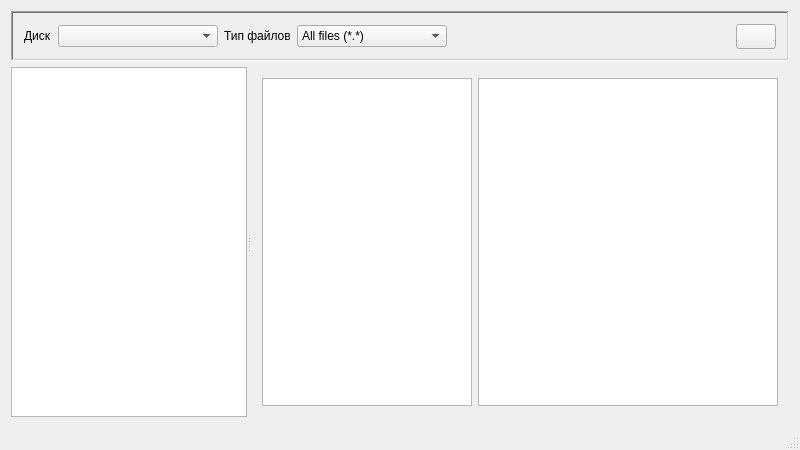
<?xml version="1.0" encoding="UTF-8"?>
<ui version="4.0">
 <class>MainWindow</class>
 <widget class="QMainWindow" name="MainWindow">
  <property name="geometry">
   <rect>
    <x>0</x>
    <y>0</y>
    <width>800</width>
    <height>450</height>
   </rect>
  </property>
  <property name="sizePolicy">
   <sizepolicy hsizetype="Fixed" vsizetype="Fixed">
    <horstretch>0</horstretch>
    <verstretch>0</verstretch>
   </sizepolicy>
  </property>
  <property name="minimumSize">
   <size>
    <width>800</width>
    <height>450</height>
   </size>
  </property>
  <property name="windowTitle">
   <string>FileExplorer</string>
  </property>
  <widget class="QWidget" name="centralWidget">
   <layout class="QGridLayout" name="gridLayout_3">
    <item row="0" column="0" rowspan="2" colspan="2">
     <layout class="QVBoxLayout" name="verticalLayout">
      <item>
       <widget class="QFrame" name="frame">
        <property name="sizePolicy">
         <sizepolicy hsizetype="MinimumExpanding" vsizetype="Minimum">
          <horstretch>0</horstretch>
          <verstretch>0</verstretch>
         </sizepolicy>
        </property>
        <property name="maximumSize">
         <size>
          <width>16777215</width>
          <height>50</height>
         </size>
        </property>
        <property name="frameShape">
         <enum>QFrame::WinPanel</enum>
        </property>
        <property name="frameShadow">
         <enum>QFrame::Sunken</enum>
        </property>
        <layout class="QHBoxLayout" name="horizontalLayout">
         <item>
          <widget class="QLabel" name="label_Disk">
           <property name="text">
            <string>Диск</string>
           </property>
          </widget>
         </item>
         <item>
          <widget class="QComboBox" name="driveComboBox">
           <property name="minimumSize">
            <size>
             <width>160</width>
             <height>0</height>
            </size>
           </property>
          </widget>
         </item>
         <item>
          <widget class="QLabel" name="label_FileType">
           <property name="text">
            <string>Тип файлов</string>
           </property>
          </widget>
         </item>
         <item>
          <widget class="QComboBox" name="filterComboBox">
           <property name="minimumSize">
            <size>
             <width>150</width>
             <height>0</height>
            </size>
           </property>
           <item>
            <property name="text">
             <string>All files (*.*)</string>
            </property>
           </item>
           <item>
            <property name="text">
             <string>Bitmap Image (*.bmp)</string>
            </property>
           </item>
           <item>
            <property name="text">
             <string>JPEG Image (*.jpg)</string>
            </property>
           </item>
           <item>
            <property name="text">
             <string>PNG Image (*.png)</string>
            </property>
           </item>
          </widget>
         </item>
         <item>
          <spacer name="horizontalSpacer">
           <property name="orientation">
            <enum>Qt::Horizontal</enum>
           </property>
           <property name="sizeHint" stdset="0">
            <size>
             <width>40</width>
             <height>20</height>
            </size>
           </property>
          </spacer>
         </item>
         <item>
          <widget class="QPushButton" name="pushButton">
           <property name="sizePolicy">
            <sizepolicy hsizetype="Fixed" vsizetype="Fixed">
             <horstretch>0</horstretch>
             <verstretch>0</verstretch>
            </sizepolicy>
           </property>
           <property name="minimumSize">
            <size>
             <width>25</width>
             <height>25</height>
            </size>
           </property>
           <property name="text">
            <string/>
           </property>
           <property name="icon">
            <iconset resource="../resources/resources.qrc">
             <normaloff>:/actions/clock</normaloff>:/actions/clock</iconset>
           </property>
          </widget>
         </item>
        </layout>
       </widget>
      </item>
      <item>
       <widget class="QSplitter" name="splitter">
        <property name="orientation">
         <enum>Qt::Horizontal</enum>
        </property>
        <widget class="QTreeView" name="treeView">
         <attribute name="headerCascadingSectionResizes">
          <bool>false</bool>
         </attribute>
        </widget>
        <widget class="QWidget" name="">
         <layout class="QHBoxLayout" name="horizontalLayout_2">
          <item>
           <widget class="QListView" name="listView">
            <property name="minimumSize">
             <size>
              <width>0</width>
              <height>300</height>
             </size>
            </property>
           </widget>
          </item>
          <item>
           <widget class="QGraphicsView" name="graphicsView">
            <property name="minimumSize">
             <size>
              <width>300</width>
              <height>300</height>
             </size>
            </property>
            <property name="sizeAdjustPolicy">
             <enum>QAbstractScrollArea::AdjustIgnored</enum>
            </property>
           </widget>
          </item>
         </layout>
        </widget>
       </widget>
      </item>
     </layout>
    </item>
   </layout>
  </widget>
  <widget class="QStatusBar" name="statusBar"/>
  <widget class="QMenuBar" name="menuBar">
   <property name="geometry">
    <rect>
     <x>0</x>
     <y>0</y>
     <width>800</width>
     <height>21</height>
    </rect>
   </property>
  </widget>
 </widget>
 <layoutdefault spacing="6" margin="11"/>
 <resources>
  <include location="../resources/resources.qrc"/>
  <include location="../resources/resources.qrc"/>
 </resources>
 <connections/>
</ui>
